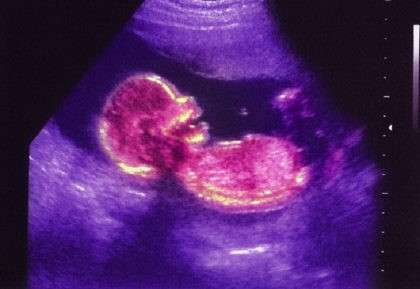
//> input picture Brightness/eco.jpg, 420 x 289 px, given in place of mark.jpg, which was not available
$ ./CannyEdge ../Brightness/eco.jpg   (built with g++ and OpenCV 4)
//> lines starting //> are read from the running program, lines starting //| are printed output that depends on the picture; pictures that were not available may be replaced by others from this repository, and a replacement may not be noted
#include "opencv2/imgproc.hpp"
#include "opencv2/highgui.hpp"
#include <iostream>

using namespace cv;

//![variables]
Mat src, src_gray;
Mat dst, detected_edges;

int lowThreshold = 0;
const int max_lowThreshold = 100;
const int ratio = 3;
const int kernel_size = 3;
const char* window_name = "Edge Map";
//![variables]

/**
 * @function CannyThreshold
 * @brief Trackbar callback - Canny thresholds input with a ratio 1:3
 */
static void CannyThreshold(int, void*)
{
    //![reduce_noise]
    /// Reduce noise with a kernel 3x3
    blur(src_gray, detected_edges, Size(3, 3));
    //![reduce_noise]

    //![canny]
    /// Canny detector
    Canny(detected_edges, detected_edges, lowThreshold, lowThreshold * ratio, kernel_size);
    //![canny]

    /// Using Canny's output as a mask, we display our result
    //![fill]
    dst = Scalar::all(0);
    //![fill]

    //![copyto]
    src.copyTo(dst, detected_edges);
    //![copyto]

    //![display]
    imshow(window_name, dst);
    //![display]
}


/**
 * @function main
 */
int main(int argc, char** argv)
{
    //![load]
    CommandLineParser parser(argc, argv, "{@input | fruits.jpg | input image}");
    src = imread("C:\\Users\\yanns\\Desktop\\mark.jpg"); // Load an image
//> src is the input picture: 289 rows x 420 cols, CV_8UC3; mean B, G, R 105.1, 34.4, 80

    if (src.empty())
    {
        std::cout << "Could not open or find the image!\n" << std::endl;
        std::cout << "Usage: " << argv[0] << " <Input image>" << std::endl;
        return -1;
    }
    //![load]

    //![create_mat]
    /// Create a matrix of the same type and size as src (for dst)
    dst.create(src.size(), src.type());
    //![create_mat]

    //![convert_to_gray]
    cvtColor(src, src_gray, COLOR_BGR2GRAY);
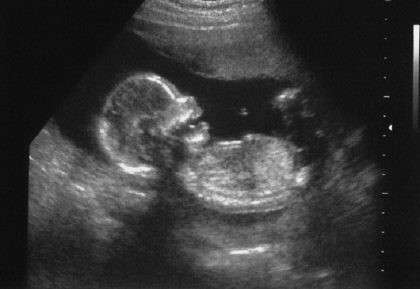
//> src_gray: 289 rows x 420 cols, CV_8UC1; min 2, max 252, mean 56.1
    //![convert_to_gray]

    //![create_window]
    namedWindow(window_name, WINDOW_AUTOSIZE);
    //![create_window]

    //![create_trackbar]
    /// Create a Trackbar for user to enter threshold
    createTrackbar("Min Threshold:", window_name, &lowThreshold, max_lowThreshold, CannyThreshold);
    //![create_trackbar]

    /// Show the image
    CannyThreshold(0, 0);
//> in CannyThreshold, `Canny(detected_edges, detected_edges, lowThreshold, lowThreshold * rat..`:
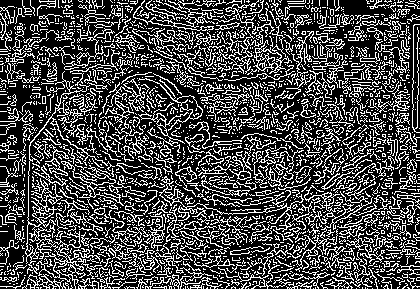
//> detected_edges: 289 rows x 420 cols, CV_8UC1; 28.8% white in thin lines or dots
//> in CannyThreshold, `src.copyTo(dst, detected_edges);`:
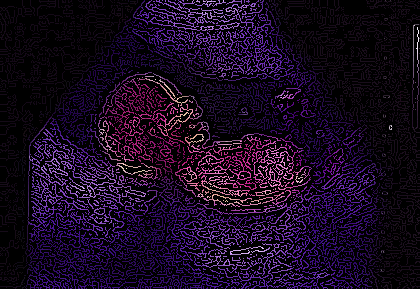
//> dst: 289 rows x 420 cols, CV_8UC3; mean B, G, R 31.4, 10.2, 23.6

    /// Wait until user exit program by pressing a key
    waitKey(0);

    return 0;
}
